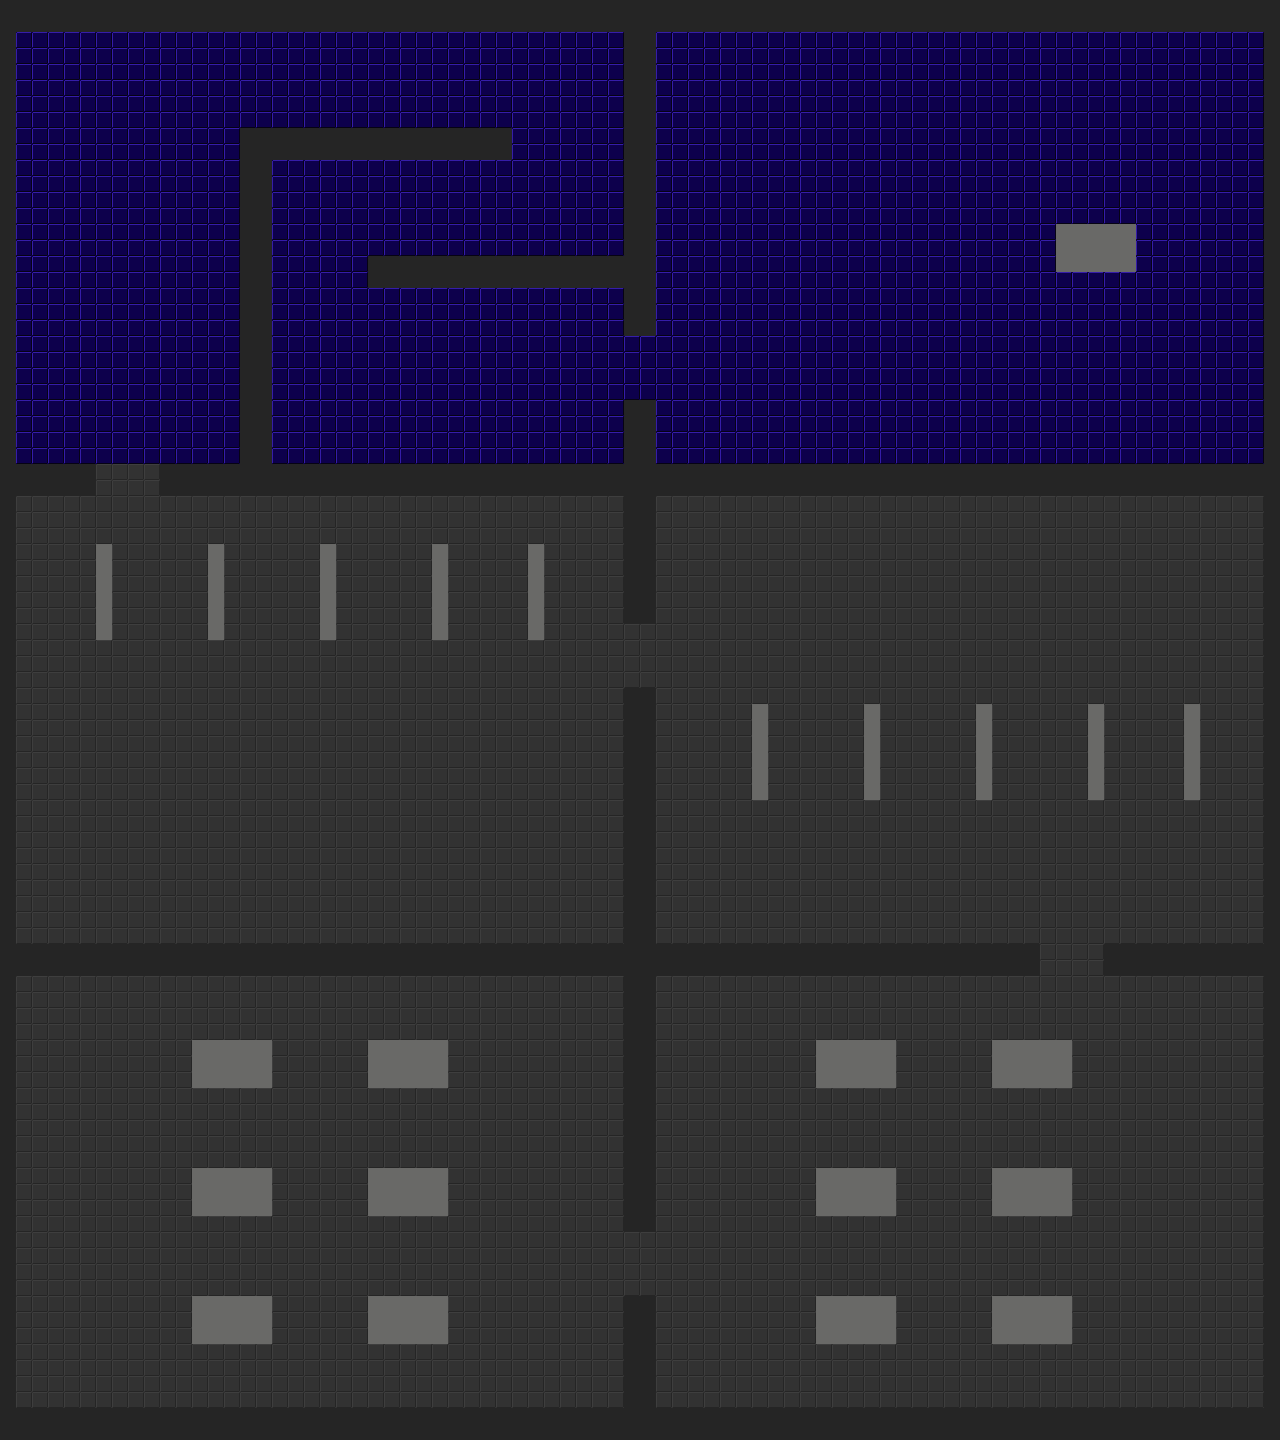

This is a level from a 2D game, rendered from its Tiled map with the project's own tilesets. A one-line summary and the map file follow, with tile-layer data summarised:
An orthogonal 80x90 tile map with 16x16 px tiles, 2 tile layers (background, graphics) and 48 objects.

<map version="1.0" orientation="orthogonal" renderorder="right-down" width="80" height="90" tilewidth="16" tileheight="16" nextobjectid="110">
 <tileset firstgid="1" name="tileset" tilewidth="16" tileheight="16" tilecount="16" columns="4">
  <image source="tileset.png" width="64" height="64" />
 </tileset>
 <layer name="background" width="80" height="90">
  <data>[7200 cells, 7200 non-empty, 5 distinct tile ids]</data>
 </layer>
 <layer name="graphics" width="80" height="90">
  <data>[7200 cells, 1314 non-empty, 3 distinct tile ids]</data>
 </layer>
 <objectgroup name="walls">
  <object id="3" x="0" y="1424" width="640" height="16" />
  <object id="4" x="640" y="1424" width="640" height="16" />
  <object id="5" x="640" y="0" width="640" height="16" />
  <object id="6" x="0" y="0" width="640" height="16" />
  <object id="15" x="0" y="960" width="16" height="480" />
  <object id="16" x="0" y="480" width="16" height="480" />
  <object id="17" x="0" y="0" width="16" height="480" />
  <object id="18" x="1264" y="960" width="16" height="480" />
  <object id="19" x="1264" y="0" width="16" height="480" />
  <object id="20" x="1264" y="480" width="16" height="480" />
  <object id="31" x="624" y="1296" width="32" height="128" />
  <object id="49" x="1104" y="944" width="160" height="32" />
  <object id="56" x="624" y="688" width="32" height="256" />
  <object id="58" x="0" y="1408" width="1280" height="32" />
  <object id="59" x="0" y="0" width="1280" height="32" />
  <object id="83" x="624" y="496" width="32" height="128" />
  <object id="87" x="624" y="976" width="32" height="256" />
  <object id="89" x="16" y="944" width="1024" height="32" />
  <object id="96" x="624" y="400" width="32" height="64" />
  <object id="98" x="368" y="256" width="256" height="32" />
  <object id="99" x="624" y="32" width="32" height="304" />
  <object id="102" x="240" y="128" width="32" height="336" />
  <object id="103" x="272" y="128" width="240" height="32" />
  <object id="104" x="16" y="464" width="80" height="32" />
  <object id="109" x="160" y="464" width="1104" height="32" />
 </objectgroup>
 <objectgroup name="obstacles">
  <object id="34" x="992" y="1168" width="80" height="48" />
  <object id="35" x="816" y="1168" width="80" height="48" />
  <object id="36" x="992" y="1296" width="80" height="48" />
  <object id="37" x="816" y="1040" width="80" height="48" />
  <object id="38" x="992" y="1040" width="80" height="48" />
  <object id="39" x="816" y="1296" width="80" height="48" />
  <object id="40" x="368" y="1168" width="80" height="48" />
  <object id="41" x="192" y="1168" width="80" height="48" />
  <object id="42" x="368" y="1040" width="80" height="48" />
  <object id="43" x="192" y="1040" width="80" height="48" />
  <object id="44" x="368" y="1296" width="80" height="48" />
  <object id="45" x="192" y="1296" width="80" height="48" />
  <object id="61" x="752" y="704" width="16" height="96" />
  <object id="62" x="864" y="704" width="16" height="96" />
  <object id="63" x="1088" y="704" width="16" height="96" />
  <object id="64" x="976" y="704" width="16" height="96" />
  <object id="65" x="1184" y="704" width="16" height="96" />
  <object id="76" x="208" y="544" width="16" height="96" />
  <object id="77" x="528" y="544" width="16" height="96" />
  <object id="78" x="320" y="544" width="16" height="96" />
  <object id="79" x="432" y="544" width="16" height="96" />
  <object id="80" x="96" y="544" width="16" height="96" />
  <object id="81" x="1056" y="224" width="80" height="48" />
 </objectgroup>
</map>